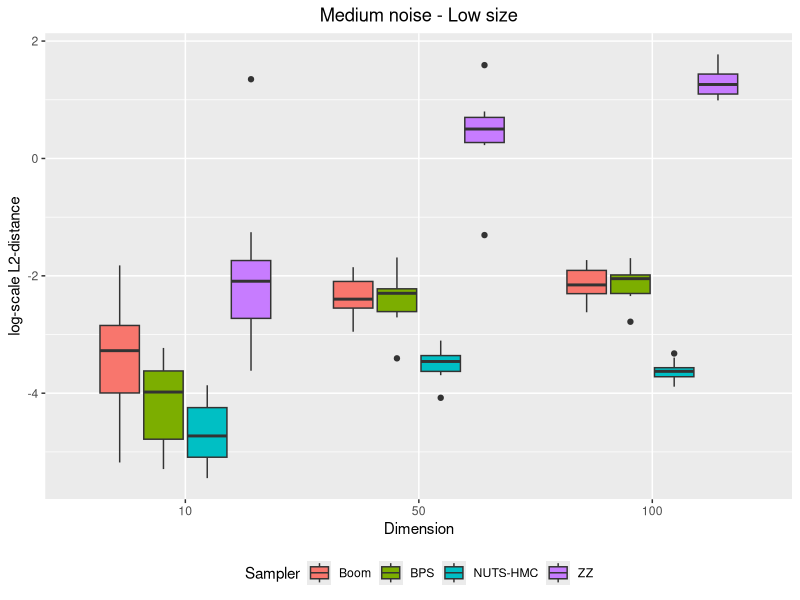

Source code (R):
# plot by number of dimensions
library(ggplot2)

distances_bk_d10_n100_smed = read.csv("distances_bk_d10_n100_smed.csv")
distances_zz_d10_n100_smed = read.csv("distances_zz_d10_n100_smed.csv")
distances_hmc_d10_n100_smed = read.csv("distances_hmc_d10_n100_smed.csv")
distances_bps_d10_n100_smed = read.csv("distances_bps_d10_n100_smed.csv")
distances_bk_d50_n100_smed = read.csv("distances_bk_d50_n100_smed.csv")
distances_zz_d50_n100_smed = read.csv("distances_zz_d50_n100_smed.csv")
distances_hmc_d50_n100_smed = read.csv("distances_hmc_d50_n100_smed.csv")
distances_bps_d50_n100_smed = read.csv("distances_bps_d50_n100_smed.csv")
distances_bk_d100_n1000_smed = read.csv("distances_bk_d100_n1000_smed.csv")
distances_zz_d100_n1000_smed = read.csv("distances_zz_d100_n1000_smed.csv")
distances_hmc_d100_n1000_smed = read.csv("distances_hmc_d100_n1000_smed.csv")
distances_bps_d100_n1000_smed = read.csv("distances_bps_d100_n1000_smed.csv")

#dataframe creation 
distances_d10 = c(distances_bk_d10_n100_smed$X0,distances_bps_d10_n100_smed$X0,distances_zz_d10_n100_smed$X0,distances_hmc_d10_n100_smed$X0)
distances_d50 = c(distances_bk_d50_n100_smed$X0,distances_bps_d50_n100_smed$X0,distances_zz_d50_n100_smed$X0,distances_hmc_d50_n100_smed$X0)
distances_d100 = c(distances_bk_d100_n1000_smed$X0,distances_bps_d100_n1000_smed$X0,distances_zz_d100_n1000_smed$X0,distances_hmc_d100_n1000_smed$X0)
distances_val = log(c(distances_d10, distances_d50, distances_d100))
distances = c("10", "50", "100")
d_val = rep(distances, each=40)
samplers = c("Boom", "BPS", "ZZ", "NUTS-HMC")
s_val = c(rep(samplers, each=10),rep(samplers, each=10),rep(samplers, each=10))

df = data.frame(d_val, distances_val, s_val)

#plot 
png("distances_by_dimension_nlow_smed.png", units="in", width=5, height=5, res=600)
ggplot(df, aes(x=factor(d_val, level=c("10", "50", "100")), y=distances_val, fill=s_val)) + 
  geom_boxplot() + xlab("Dimension") + ylab("log-scale L2-distance") + ggtitle("Medium noise - Low size")+ labs(fill='Sampler') + theme(plot.title = element_text(hjust = 0.5), legend.position="bottom")
dev.off()